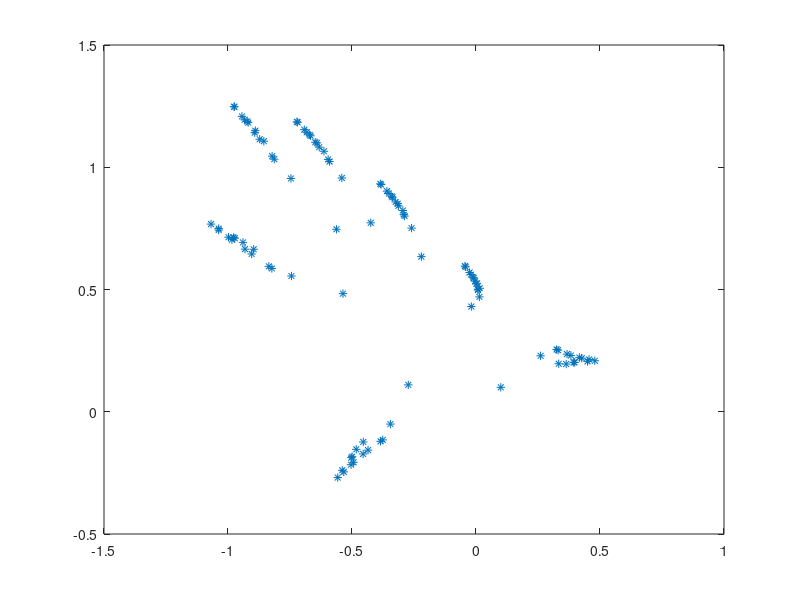

Write MATLAB code to recreate this figure.
% Jonathan Kosir
% Homework for ECE 302 Matlab and its engineering applications
% Problem 7.7
% 1/5/18
% Quick fractal Plot
%-------------------------------------------------------------------------
% Variables
y(1) = .1;
x(1) = .1;

% Math
for k = 1:100
    x(k+1) = (y(k)*(1+sin(.7)*x(k)))-(1.2*sqrt(abs(x(k))));
    y(k+1) = .21-x(k);
end

% Plot
plot(x,y,'*')
